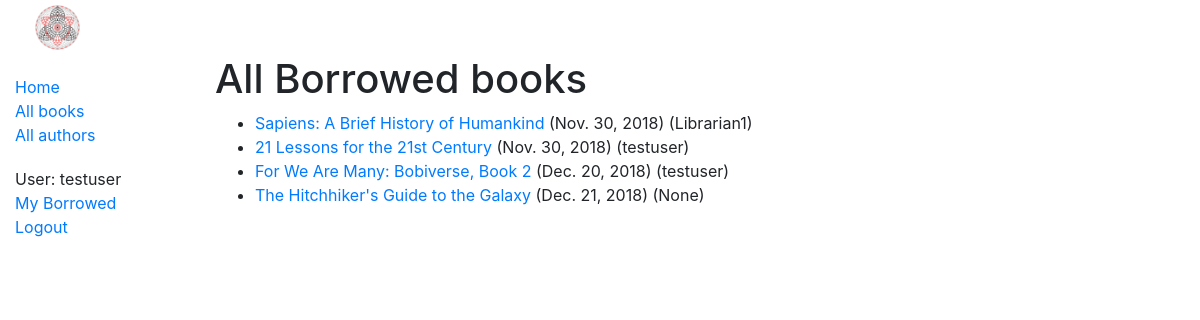
Screenshot of /catalog/allbooks/ (signed in) with the database file from the repository.
### catalog/models.py (models this page shows, shortened)
class BookInstance(models.Model):
    id = models.UUIDField(primary_key=True, default=uuid.uuid4, help_text="Unique ID for this particular book across whole library")
    book = models.ForeignKey('Book', on_delete=models.SET_NULL, null=True)
    imprint = models.CharField(max_length=200)
    due_back = models.DateField(null=True, blank=True)
    borrower = models.ForeignKey(User, on_delete=models.SET_NULL, null=True, blank=True)
    LOAN_STATUS = (
        ('m', 'Maintenance'),
        ('o', 'On loan'),
        ('a', 'Available'),
        ('r', 'Reserved'),
    )
    status = models.CharField(max_length=1, choices=LOAN_STATUS, blank=True, default='m', help_text='Book availability')
    class Meta:
        ordering = ["due_back"]
        permissions = (("can_mark_returned", "Set book as returned"),)
    @property
    def is_overdue(self):
        if self.due_back and date.today() > self.due_back:
            return True
        return False

class Book(models.Model):
    title = models.CharField(max_length=200)
    author = models.ForeignKey('Author', on_delete=models.SET_NULL, null=True)
    summary = models.TextField(max_length=1000, help_text="Enter a brief description of the book")
    isbn = models.CharField('ISBN',max_length=13, help_text='13 Character <a href="https://www.isbn-international.org/content/what-isbn">ISBN number</a>')
    genre = models.ManyToManyField(Genre, help_text="Select a genre for this book")
    def display_genre(self):
        """
        Creates a string for the Genre. This is required to display genre in Admin.
        """
        return ', '.join([ genre.name for genre in self.genre.all()[:3] ])
    display_genre.short_description = 'Genre'

### catalog/views.py (the view)
class AllLoanedBooksListView(LoginRequiredMixin,generic.ListView):
    model = BookInstance
    template_name ='catalog/bookinstance_list_borrowed_libr.html'
    paginate_by = 10
    def get_queryset(self):
        return BookInstance.objects.filter(status__exact='o').order_by('due_back')

### catalog/templates/catalog/bookinstance_list_borrowed_libr.html
{% extends "base_generic.html" %}
{% block content %}
    <h1>All Borrowed books</h1>
    {% if bookinstance_list %}
    <ul>
      {% for bookinst in bookinstance_list %}
      <li class="{% if bookinst.is_overdue %}text-danger{% endif %}">
        <a href="{% url 'book-detail' bookinst.book.pk %}">{{bookinst.book.title}}</a> ({{ bookinst.due_back }}) ({{bookinst.borrower}})
      </li>
      {% endfor %}
    </ul>
    {% else %}
      <p>You don't have permission to view this section.</p>
    {% endif %}
{% endblock %}

### catalog/templates/base_generic.html (shortened to what this page needs)
<!DOCTYPE html>
<html lang="en">
<head>
  <link rel="stylesheet" href="https://stackpath.bootstrapcdn.com/bootstrap/4.1.3/css/bootstrap.min.css">
  {% load static %}
  <link rel="stylesheet" href="{% static 'css/styles.css' %}">
  <img src="{% static 'catalog/images/local_library_model_uml.png' %}" alt="UML diagram" style="width:55px;height:55px;margin-left:30px">
</head>
<body>
  <div class="container-fluid">
    <div class="row">
      <div class="col-sm-2">
      {% block sidebar %}
        <ul class="sidebar-nav">
          <li><a href="{% url 'index' %}">Home</a></li>
          <li><a href="{% url 'books' %}">All books</a></li>
          <li><a href="{% url 'authors' %}">All authors</a></li>
          {% if user.is_authenticated %}
          <li style="margin-top: 20px">User: {{ user.get_username }}</li>
          <li><a href="{% url 'my-borrowed' %}">My Borrowed</a></li>
          <li><a href="{% url 'logout'%}?next={{request.path}}">Logout</a></li>
        {% else %}
          <li><a href="{% url 'login'%}?next={{request.path}}">Login</a></li>
        {% endif %}
        </ul>
      {% endblock %}
      </div>
      <div class="col-sm-10 ">
      {% block content %}{% endblock %}
    </div>
  </div>
</body>
</html>

### catalog/static/css/styles.css (style rules this page uses)
.sidebar-nav { margin-top: 20px; padding: 0; list-style: none; }

### rows the page displays
BookInstance: book "Sapiens: A Brief History of Humankind", due_back "Nov. 30, 2018", borrower "Librarian1"
BookInstance: book "21 Lessons for the 21st Century", due_back "Nov. 30, 2018", borrower "testuser"
BookInstance: book "For We Are Many: Bobiverse, Book 2", due_back "Dec. 20, 2018", borrower "testuser"
BookInstance: book "The Hitchhiker's Guide to the Galaxy", due_back "Dec. 21, 2018", borrower "None"

### other values shown
{{ user.get_username }} "testuser"
